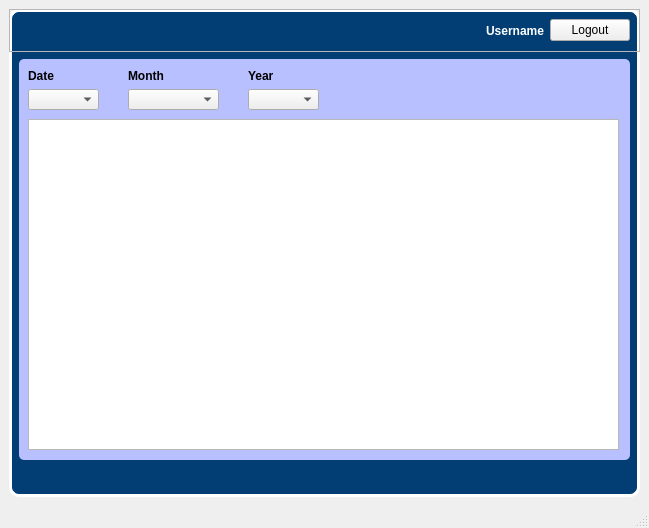
<?xml version="1.0" encoding="UTF-8"?>
<ui version="4.0">
 <class>ParkingController</class>
 <widget class="QMainWindow" name="ParkingController">
  <property name="geometry">
   <rect>
    <x>0</x>
    <y>0</y>
    <width>649</width>
    <height>528</height>
   </rect>
  </property>
  <property name="windowTitle">
   <string>MainWindow</string>
  </property>
  <widget class="QWidget" name="centralwidget">
   <property name="styleSheet">
    <string notr="true">#centralwidget{
	
	background-color: qlineargradient(spread:pad, x1:0, y1:0, x2:0, y2:1,  stop:0 	rgb(1, 18, 71), stop:0.5 rgb(0, 58, 120), stop:1 rgb(1, 18, 71));
}</string>
   </property>
   <layout class="QVBoxLayout" name="verticalLayout">
    <item>
     <widget class="QFrame" name="frame">
      <property name="styleSheet">
       <string notr="true">#frame{
	border: 3px solid white;
	border-radius: 10px;
	background: rgb(2, 61, 116);
}</string>
      </property>
      <property name="frameShape">
       <enum>QFrame::StyledPanel</enum>
      </property>
      <property name="frameShadow">
       <enum>QFrame::Raised</enum>
      </property>
      <widget class="QFrame" name="frame_2">
       <property name="geometry">
        <rect>
         <x>0</x>
         <y>0</y>
         <width>631</width>
         <height>43</height>
        </rect>
       </property>
       <property name="frameShape">
        <enum>QFrame::StyledPanel</enum>
       </property>
       <property name="frameShadow">
        <enum>QFrame::Raised</enum>
       </property>
       <layout class="QHBoxLayout" name="horizontalLayout_4">
        <item>
         <spacer name="horizontalSpacer_2">
          <property name="orientation">
           <enum>Qt::Horizontal</enum>
          </property>
          <property name="sizeHint" stdset="0">
           <size>
            <width>473</width>
            <height>20</height>
           </size>
          </property>
         </spacer>
        </item>
        <item>
         <widget class="QLabel" name="lbUsername">
          <property name="font">
           <font>
            <weight>75</weight>
            <bold>true</bold>
           </font>
          </property>
          <property name="styleSheet">
           <string notr="true">#lbUsername{
	color: white;
}</string>
          </property>
          <property name="text">
           <string>Username</string>
          </property>
          <property name="alignment">
           <set>Qt::AlignRight|Qt::AlignTrailing|Qt::AlignVCenter</set>
          </property>
         </widget>
        </item>
        <item>
         <widget class="QPushButton" name="btnLogout">
          <property name="text">
           <string>Logout</string>
          </property>
         </widget>
        </item>
       </layout>
      </widget>
      <widget class="QFrame" name="frame_3">
       <property name="geometry">
        <rect>
         <x>10</x>
         <y>50</y>
         <width>611</width>
         <height>401</height>
        </rect>
       </property>
       <property name="styleSheet">
        <string notr="true">#frame_3{
	background-color:rgb(185, 192, 255);
	border-radius: 5px;
}</string>
       </property>
       <property name="frameShape">
        <enum>QFrame::StyledPanel</enum>
       </property>
       <property name="frameShadow">
        <enum>QFrame::Raised</enum>
       </property>
       <widget class="QWidget" name="verticalLayoutWidget_2">
        <property name="geometry">
         <rect>
          <x>109</x>
          <y>10</y>
          <width>91</width>
          <height>41</height>
         </rect>
        </property>
        <layout class="QVBoxLayout" name="verticalLayout_3">
         <item>
          <widget class="QLabel" name="label_2">
           <property name="font">
            <font>
             <weight>75</weight>
             <bold>true</bold>
            </font>
           </property>
           <property name="text">
            <string>Month</string>
           </property>
          </widget>
         </item>
         <item>
          <widget class="QComboBox" name="comboBox_2"/>
         </item>
        </layout>
       </widget>
       <widget class="QWidget" name="verticalLayoutWidget_3">
        <property name="geometry">
         <rect>
          <x>229</x>
          <y>10</y>
          <width>71</width>
          <height>41</height>
         </rect>
        </property>
        <layout class="QVBoxLayout" name="verticalLayout_4">
         <item>
          <widget class="QLabel" name="label_3">
           <property name="font">
            <font>
             <weight>75</weight>
             <bold>true</bold>
            </font>
           </property>
           <property name="text">
            <string>Year</string>
           </property>
          </widget>
         </item>
         <item>
          <widget class="QComboBox" name="comboBox_3"/>
         </item>
        </layout>
       </widget>
       <widget class="QWidget" name="verticalLayoutWidget">
        <property name="geometry">
         <rect>
          <x>9</x>
          <y>10</y>
          <width>71</width>
          <height>41</height>
         </rect>
        </property>
        <layout class="QVBoxLayout" name="verticalLayout_2">
         <item>
          <widget class="QLabel" name="label">
           <property name="font">
            <font>
             <weight>75</weight>
             <bold>true</bold>
            </font>
           </property>
           <property name="text">
            <string>Date</string>
           </property>
          </widget>
         </item>
         <item>
          <widget class="QComboBox" name="comboBox"/>
         </item>
        </layout>
       </widget>
       <widget class="QWidget" name="verticalLayoutWidget_4">
        <property name="geometry">
         <rect>
          <x>9</x>
          <y>60</y>
          <width>591</width>
          <height>331</height>
         </rect>
        </property>
        <layout class="QVBoxLayout" name="verticalLayout_5">
         <item>
          <widget class="QColumnView" name="columnView"/>
         </item>
        </layout>
       </widget>
      </widget>
     </widget>
    </item>
   </layout>
  </widget>
  <widget class="QMenuBar" name="menubar">
   <property name="geometry">
    <rect>
     <x>0</x>
     <y>0</y>
     <width>649</width>
     <height>21</height>
    </rect>
   </property>
  </widget>
  <widget class="QStatusBar" name="statusbar"/>
 </widget>
 <resources/>
 <connections/>
</ui>
